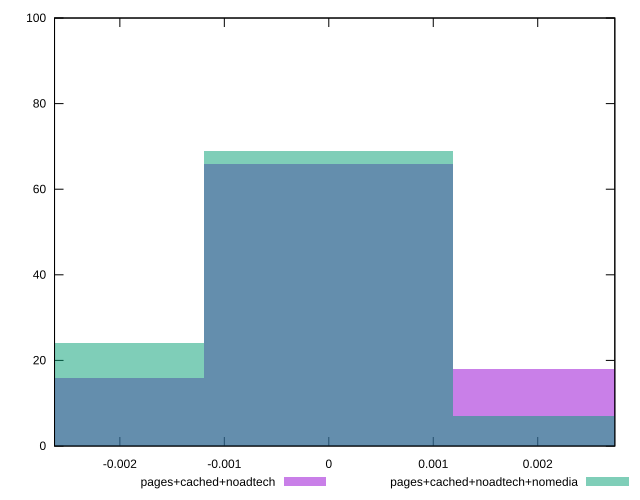

The script that saved this image:
reset

$pagesCachedNoadtech <<EOF
0 66
0.0023843129348195048 18
-0.0023843129348195048 16
EOF

$pagesCachedNoadtechNomedia <<EOF
0 69
0.0023843129348195048 7
-0.0023843129348195048 24
EOF

set key outside below
set boxwidth 0.0023843129348195048
set xrange [-0.0026254126698101498:0.0027380247150075587]
set yrange [0:100]
set trange [0:100]
set style fill transparent solid 0.5 noborder
set terminal svg size 640, 500 enhanced background rgb 'white'
set output "report_00019_2021-02-10T18-14-37.922Z//meta/pScore-difference/comparison/histogram/2_vs_3.svg"

plot $pagesCachedNoadtech title "pages+cached+noadtech" with boxes, \
     $pagesCachedNoadtechNomedia title "pages+cached+noadtech+nomedia" with boxes

reset
